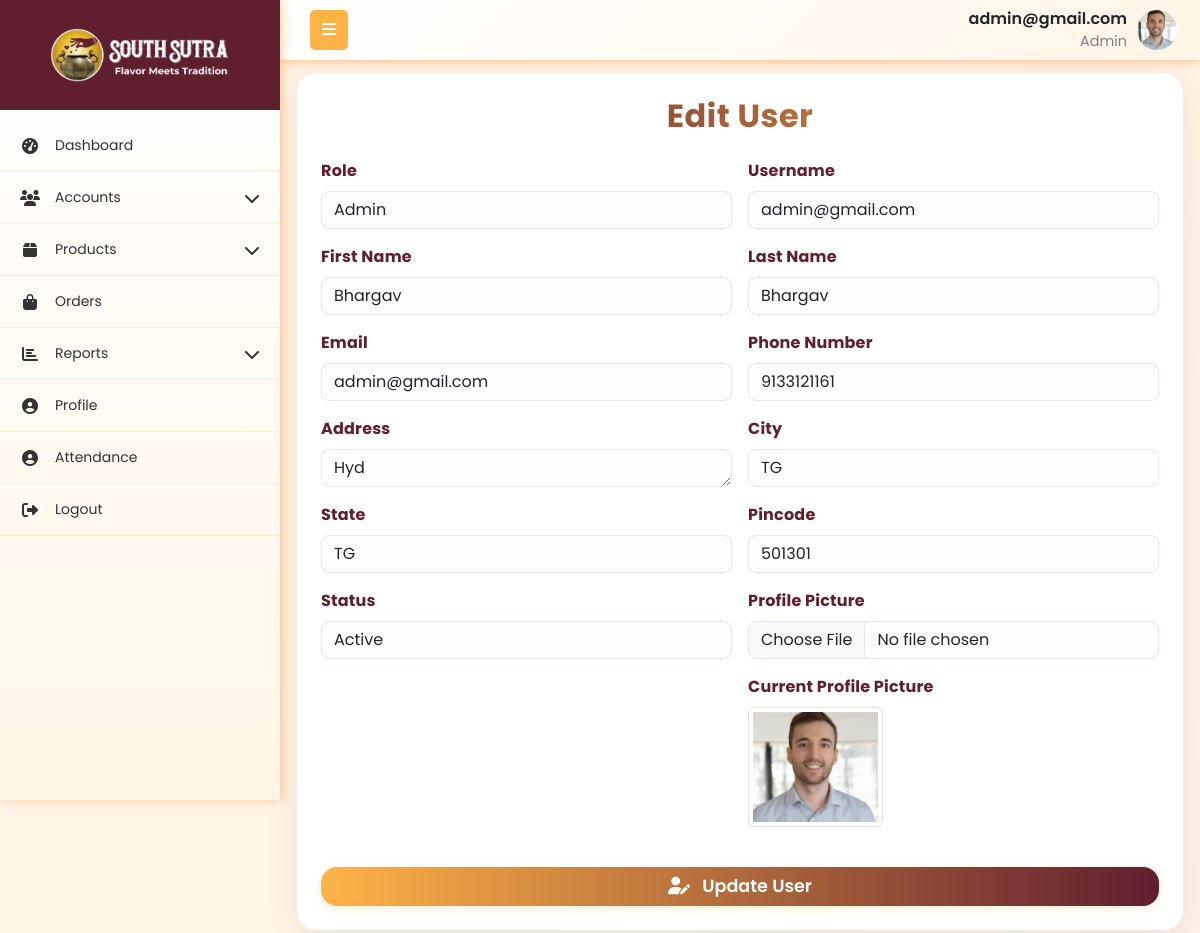
The app's page /user/edit/1/ (signed in) with its own data.
### App1/models.py (models this page shows, shortened)
class User(models.Model):
    role = models.ForeignKey(Role,on_delete=models.CASCADE,related_name="role")
    username = models.CharField(max_length=255, unique=True)
    password = models.CharField(max_length=255)
    first_name = models.CharField(max_length=255)
    last_name = models.CharField(max_length=255)
    email = models.EmailField(unique=True)
    phone_number = models.CharField(max_length=15, unique=True)
    address = models.TextField()
    city = models.CharField(max_length=255)
    state = models.CharField(max_length=255)
    pincode = models.CharField(max_length=10)
    is_active = models.BooleanField(default=True)
    created_at = models.DateTimeField(auto_now_add=True)
    updated_at = models.DateTimeField(auto_now=True)
    profile_picture = models.ImageField(upload_to='profile_pictures/', null=True, blank=True)

class Role(models.Model):
    name = models.CharField(max_length=255, unique=True)
    created_at = models.DateTimeField(auto_now_add=True)
    updated_at = models.DateTimeField(auto_now=True)

### App1/views.py (the view, shortened to what this page needs)
# urls.py: path('user/edit/<int:id>/', edit_user, name='edit_user'),
def edit_user(request, id):
    current_user, role_permission = get_logged_in_user(request)
    if not current_user:
        return redirect('login')
    user = get_object_or_404(User, id=id)
    roles = Role.objects.all()
    context = {
        'current_user':current_user,
        'role_permission':role_permission,
        'edit_user': user,
        'roles': roles
    }
    return render(request, 'accounts/add_user.html', context)

### templates/accounts/add_user.html (shortened to what this page needs)
{% extends 'company_admin/base.html' %}
{% block content %}
<div class="container py-2">
    <div class="row justify-content-center">
        <div class="col-12">
            <div class="card p-4">
                <h2 class="text-center mb-4 gradient-title">{% if edit_user %}Edit{% else %}Add{% endif %} User</h2>
                <form id="userForm" method="post"  enctype="multipart/form-data" action="{% if edit_user %}{% url 'edit_user' edit_user.id %}{% else %}{% url 'add_user' %}{% endif %}">
                    <div class="row g-3">
                        <div class="col-md-6">
                            <label for="role" class="form-label">Role</label>
                            <select class="form-select" id="role" name="role" required>
                                {% for role in roles %}
                                    <option value="{{ role.id }}"
                                        {% if edit_user and edit_user.role.id == role.id %}selected{% endif %}>
                                        {{ role.name }}
                                    </option>
                                {% endfor %}
                            </select>
                        </div>
                        <div class="col-md-6">
                            <label for="username" class="form-label">Username</label>
                            <input type="text" class="form-control" id="username" name="username" placeholder="Enter unique username" value="{{ edit_user.username|default:'' }}" required>
                        </div>
                        <div class="col-md-6">
                            <label for="first_name" class="form-label">First Name</label>
                            <input type="text" class="form-control" id="first_name" name="first_name" placeholder="Enter first name" value="{{ edit_user.first_name|default:'' }}" required>
                        </div>
                        <div class="col-md-6">
                            <label for="last_name" class="form-label">Last Name</label>
                            <input type="text" class="form-control" id="last_name" name="last_name" placeholder="Enter last name" value="{{ edit_user.last_name|default:'' }}" required>
                        </div>
                        <div class="col-md-6">
                            <label for="email" class="form-label">Email</label>
                            <input type="email" class="form-control" id="email" name="email" placeholder="Enter email address" value="{{ edit_user.email|default:'' }}" required>
                        </div>
                        <div class="col-md-6">
                            <label for="phone_number" class="form-label">Phone Number</label>
                            <input type="tel" class="form-control" id="phone_number" name="phone_number" placeholder="Enter phone number" value="{{ edit_user.phone_number|default:'' }}" required>
                        </div>
                        <div class="col-md-6">
                            <label for="address" class="form-label">Address</label>
                            <textarea class="form-control" id="address" name="address" rows="1" placeholder="Enter address" required>{{ edit_user.address|default:'' }}</textarea>
                        </div>
                        <div class="col-md-6">
                            <label for="city" class="form-label">City</label>
                            <input type="text" class="form-control" id="city" name="city" placeholder="Enter city" value="{{ edit_user.city|default:'' }}" required>
                        </div>
                        <div class="col-md-6">
                            <label for="state" class="form-label">State</label>
                            <input type="text" class="form-control" id="state" name="state" placeholder="Enter state" value="{{ edit_user.state|default:'' }}" required>
                        </div>
                        <div class="col-md-6">
                            <label for="pincode" class="form-label">Pincode</label>
                            <input type="number" class="form-control" id="pincode" name="pincode" placeholder="Enter pincode" value="{{ edit_user.pincode|default:'' }}" required>
                        </div>
                        <div class="col-md-6">
                            <label for="is_active" class="form-label">Status</label>
                            <select class="form-select" id="is_active" name="is_active" required>
                                <option value="true" {% if edit_user and edit_user.is_active %}selected{% endif %}>Active</option>
                            </select>
                        </div>
                        <div class="col-md-6">
                            <div class="mb-3">
                                <label for="profile_picture" class="form-label">Profile Picture</label>
                                <input type="file" class="form-control" id="profile_picture" name="profile_picture" accept="image/*">
                            </div>
                            {% if edit_user and edit_user.profile_picture %}
                            <div class="mb-3">
                                <label class="form-label">Current Profile Picture</label><br>
                                <img src="{{ edit_user.profile_picture.url }}" alt="Profile Picture" class="img-thumbnail" style="max-height: 120px;">
                            </div>
                            {% endif %}
                        </div>
                    </div>
                    <button type="submit" class="btn user-btn w-100 mt-4">
                        <i class="fas fa-user-{% if edit_user %}edit{% else %}plus{% endif %} me-2"></i>
                        {% if edit_user %} Update {% else %} Add {% endif %} User
                    </button>
                </form>
            </div>
        </div>
    </div>
</div>
{% endblock %}

### templates/company_admin/base.html (shortened to what this page needs)
{% load static %}
<!DOCTYPE html>
<html lang="en">
<head>
    <link href="https://cdnjs.cloudflare.com/ajax/libs/bootstrap/5.3.0/css/bootstrap.min.css" rel="stylesheet">
    <link href="https://cdnjs.cloudflare.com/ajax/libs/font-awesome/6.4.0/css/all.min.css" rel="stylesheet">
    <link rel="stylesheet" href="https://cdn.datatables.net/1.13.4/css/dataTables.bootstrap5.min.css">
    <link rel="stylesheet" href="https://cdn.datatables.net/responsive/2.4.1/css/responsive.bootstrap5.min.css">
    <link rel="stylesheet" href="{% static 'css/alert.css' %}">
</head>
<body>
    <nav class="top-navbar">
        <div class="navbar-container">
            <div class="navbar-left">
                <button class="sidebar-toggle" id="sidebarToggle">
                    <i class="fas fa-bars"></i>
                </button>
            </div>
            <div class="navbar-right me-2">
                <div class="navbar-user-info">
                    <span class="username">{{current_user.username}}</span>
                    <span class="role">{{current_user.role.name}}</span>
                </div>
                {% if current_user.profile_picture %}
                    <img src="{{ current_user.profile_picture.url }}"
                        alt="{{ current_user.get_full_name }}"
                        class="navbar-profile-img">
                {% else %}
                     <div class="navbar-profile-fallback">
                        {{ current_user.first_name|first|upper }}{{ current_user.last_name|first|upper }}
                    </div>
                {% endif %}
            </div>
        </div>
    </nav>
    <nav class="sidebar" id="sidebar">
        <div class="sidebar-logo-container">
            <img src="{% static 'images/logo.png' %}" alt="Company Logo"  class="logo">
        </div>
        <ul class="nav flex-column sidebar-nav">
            {% if role_permission.dashboard_v %}
            <li class="nav-item">
                <a class="nav-link" href="{% url 'dashboard' %}">
                    <i class="fas fa-tachometer-alt nav-icon"></i>
                    <span class="nav-text">Dashboard</span>
                </a>
            </li>
            {% endif %}
            {% if role_permission.roles_v or role_permission.users_v or role_permission.customer_v %}
            <li class="nav-item">
                <a class="nav-link" href="#">
                    <i class="fas fa-users nav-icon"></i>
                    <span class="nav-text">Accounts</span>
                    <i class="fas fa-chevron-down arrow"></i>
                </a>
            </li>
            {% endif %}
            {% if role_permission.category_v or role_permission.all_products_v or role_permission.daily_production_v or role_permission.inventory_v %}
            <li class="nav-item">
                <a class="nav-link" href="#">
                    <i class="fas fa-box nav-icon"></i>
                    <span class="nav-text">Products</span>
                    <i class="fas fa-chevron-down arrow"></i>
                </a>
            </li>
            {% endif %}
            {% if role_permission.orders_v %}
            <li class="nav-item">
                <a class="nav-link" href="{% url 'order_table' %}">
                    <i class="fas fa-shopping-bag nav-icon"></i>
                    <span class="nav-text">Orders</span>
                </a>
            </li>
            {% endif %}
            {% if role_permission.s_reports_v or role_permission.c_reports_v %}
            <li class="nav-item">
                <a class="nav-link" href="#">
                    <i class="fas fa-chart-bar nav-icon"></i>
                    <span class="nav-text">Reports</span>
                    <i class="fas fa-chevron-down arrow"></i>
                </a>
            </li>
            {% endif %}
            <li class="nav-item">
                <a class="nav-link" href="{% url 'profile' %}">
                    <i class="fas fa-user-circle nav-icon"></i>
                    <span class="nav-text">Profile</span>
                </a>
            </li>
            <li class="nav-item">
                <a class="nav-link" href="{% url 'attendance' %}">
                    <i class="fas fa-user-circle nav-icon"></i>
                    <span class="nav-text">Attendance</span>
                </a>
            </li>
            <li class="nav-item">
                <a class="nav-link" href="{% url 'logout' %}" onclick="return confirm('Are you sure?');" >
                    <i class="fas fa-sign-out-alt nav-icon"></i>
                    <span class="nav-text">Logout</span>
                </a>
            </li>
        </ul>
    </nav>
    <main class="main-content" id="mainContent">
        {% block content %}{% endblock %}
    </main>
</body>
</html>

### records on screen
User: username "admin@gmail.com", role.name "Admin", profile_picture (picture), role "Admin", first_name "Bhargav", last_name "Bhargav", email "admin@gmail.com", phone_number "9133121161", address "Hyd", city "TG", state "TG", pincode "501301", is_active "Active"
